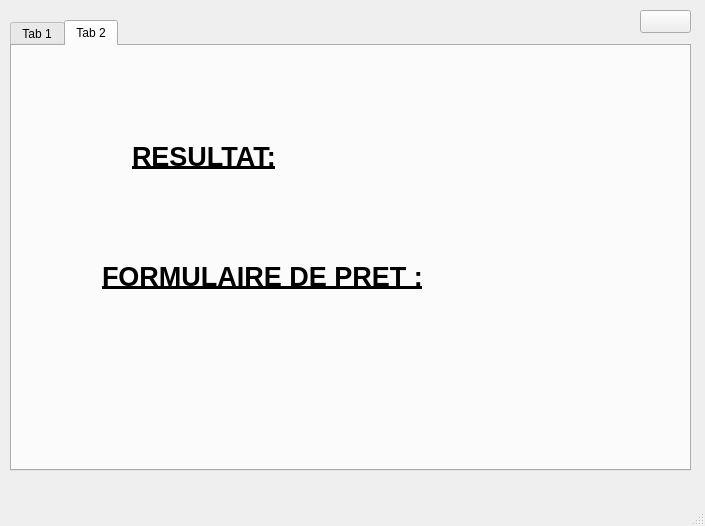
<?xml version="1.0" encoding="UTF-8"?>
<ui version="4.0">
 <class>MainWindow</class>
 <widget class="QMainWindow" name="MainWindow">
  <property name="geometry">
   <rect>
    <x>0</x>
    <y>0</y>
    <width>705</width>
    <height>526</height>
   </rect>
  </property>
  <property name="windowTitle">
   <string>MainWindow</string>
  </property>
  <widget class="QWidget" name="centralwidget">
   <widget class="QPushButton" name="pushButton_2">
    <property name="geometry">
     <rect>
      <x>640</x>
      <y>10</y>
      <width>51</width>
      <height>23</height>
     </rect>
    </property>
    <property name="text">
     <string/>
    </property>
    <property name="icon">
     <iconset>
      <normaloff>assets/img/logout.png</normaloff>assets/img/logout.png</iconset>
    </property>
    <property name="iconSize">
     <size>
      <width>30</width>
      <height>20</height>
     </size>
    </property>
   </widget>
   <widget class="QTabWidget" name="tabWidget">
    <property name="geometry">
     <rect>
      <x>10</x>
      <y>20</y>
      <width>681</width>
      <height>451</height>
     </rect>
    </property>
    <property name="currentIndex">
     <number>1</number>
    </property>
    <widget class="QWidget" name="tab">
     <attribute name="title">
      <string>Tab 1</string>
     </attribute>
     <widget class="QFrame" name="frame">
      <property name="geometry">
       <rect>
        <x>0</x>
        <y>0</y>
        <width>671</width>
        <height>421</height>
       </rect>
      </property>
      <property name="frameShape">
       <enum>QFrame::StyledPanel</enum>
      </property>
      <property name="frameShadow">
       <enum>QFrame::Raised</enum>
      </property>
      <widget class="QFrame" name="frame_2">
       <property name="geometry">
        <rect>
         <x>0</x>
         <y>0</y>
         <width>681</width>
         <height>421</height>
        </rect>
       </property>
       <property name="frameShape">
        <enum>QFrame::StyledPanel</enum>
       </property>
       <property name="frameShadow">
        <enum>QFrame::Raised</enum>
       </property>
       <widget class="QLineEdit" name="lineEdit">
        <property name="geometry">
         <rect>
          <x>120</x>
          <y>210</y>
          <width>521</width>
          <height>61</height>
         </rect>
        </property>
        <property name="font">
         <font>
          <pointsize>17</pointsize>
          <italic>true</italic>
         </font>
        </property>
        <property name="placeholderText">
         <string>1.000.000AR</string>
        </property>
       </widget>
       <widget class="QPushButton" name="pushButton">
        <property name="geometry">
         <rect>
          <x>50</x>
          <y>300</y>
          <width>591</width>
          <height>71</height>
         </rect>
        </property>
        <property name="font">
         <font>
          <pointsize>19</pointsize>
         </font>
        </property>
        <property name="text">
         <string>VALIDER</string>
        </property>
        <property name="icon">
         <iconset>
          <normaloff>assets/img/oke.webp</normaloff>assets/img/oke.webp</iconset>
        </property>
        <property name="iconSize">
         <size>
          <width>70</width>
          <height>60</height>
         </size>
        </property>
       </widget>
       <widget class="QLabel" name="label_3">
        <property name="geometry">
         <rect>
          <x>200</x>
          <y>130</y>
          <width>391</width>
          <height>61</height>
         </rect>
        </property>
        <property name="font">
         <font>
          <pointsize>20</pointsize>
          <weight>75</weight>
          <bold>true</bold>
          <underline>true</underline>
         </font>
        </property>
        <property name="text">
         <string>FORMULAIRE DE PRET :</string>
        </property>
       </widget>
       <widget class="QLabel" name="label_5">
        <property name="geometry">
         <rect>
          <x>20</x>
          <y>230</y>
          <width>101</width>
          <height>16</height>
         </rect>
        </property>
        <property name="font">
         <font>
          <pointsize>12</pointsize>
         </font>
        </property>
        <property name="text">
         <string>MONTANT :</string>
        </property>
       </widget>
      </widget>
     </widget>
    </widget>
    <widget class="QWidget" name="tab_2">
     <attribute name="title">
      <string>Tab 2</string>
     </attribute>
     <widget class="QLabel" name="label_4">
      <property name="geometry">
       <rect>
        <x>90</x>
        <y>200</y>
        <width>391</width>
        <height>61</height>
       </rect>
      </property>
      <property name="font">
       <font>
        <pointsize>20</pointsize>
        <weight>75</weight>
        <bold>true</bold>
        <underline>true</underline>
       </font>
      </property>
      <property name="text">
       <string>FORMULAIRE DE PRET :</string>
      </property>
     </widget>
     <widget class="QLabel" name="label_6">
      <property name="geometry">
       <rect>
        <x>120</x>
        <y>80</y>
        <width>391</width>
        <height>61</height>
       </rect>
      </property>
      <property name="font">
       <font>
        <pointsize>20</pointsize>
        <weight>75</weight>
        <bold>true</bold>
        <underline>true</underline>
       </font>
      </property>
      <property name="text">
       <string>RESULTAT:</string>
      </property>
     </widget>
    </widget>
   </widget>
  </widget>
  <widget class="QMenuBar" name="menubar">
   <property name="geometry">
    <rect>
     <x>0</x>
     <y>0</y>
     <width>705</width>
     <height>21</height>
    </rect>
   </property>
  </widget>
  <widget class="QStatusBar" name="statusbar"/>
 </widget>
 <resources/>
 <connections/>
</ui>
